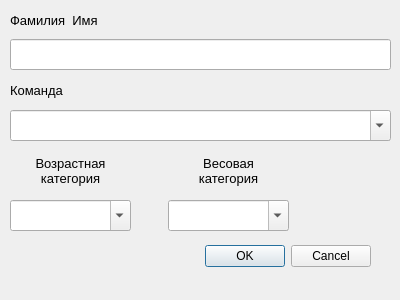
<?xml version="1.0" encoding="UTF-8"?>
<ui version="4.0">
 <class>dlgAddOne</class>
 <widget class="QDialog" name="dlgAddOne">
  <property name="geometry">
   <rect>
    <x>0</x>
    <y>0</y>
    <width>400</width>
    <height>300</height>
   </rect>
  </property>
  <property name="windowTitle">
   <string>Dialog</string>
  </property>
  <widget class="QDialogButtonBox" name="buttonBox">
   <property name="geometry">
    <rect>
     <x>30</x>
     <y>240</y>
     <width>341</width>
     <height>32</height>
    </rect>
   </property>
   <property name="orientation">
    <enum>Qt::Horizontal</enum>
   </property>
   <property name="standardButtons">
    <set>QDialogButtonBox::Cancel|QDialogButtonBox::Ok</set>
   </property>
  </widget>
  <widget class="QLineEdit" name="leName">
   <property name="geometry">
    <rect>
     <x>10</x>
     <y>39</y>
     <width>381</width>
     <height>31</height>
    </rect>
   </property>
   <property name="font">
    <font>
     <pointsize>10</pointsize>
    </font>
   </property>
  </widget>
  <widget class="QComboBox" name="cbAge">
   <property name="geometry">
    <rect>
     <x>10</x>
     <y>200</y>
     <width>121</width>
     <height>31</height>
    </rect>
   </property>
   <property name="font">
    <font>
     <pointsize>10</pointsize>
    </font>
   </property>
   <property name="editable">
    <bool>true</bool>
   </property>
  </widget>
  <widget class="QComboBox" name="cbWeight">
   <property name="enabled">
    <bool>true</bool>
   </property>
   <property name="geometry">
    <rect>
     <x>168</x>
     <y>200</y>
     <width>121</width>
     <height>31</height>
    </rect>
   </property>
   <property name="font">
    <font>
     <pointsize>10</pointsize>
    </font>
   </property>
   <property name="editable">
    <bool>true</bool>
   </property>
  </widget>
  <widget class="QLabel" name="label">
   <property name="geometry">
    <rect>
     <x>10</x>
     <y>10</y>
     <width>181</width>
     <height>20</height>
    </rect>
   </property>
   <property name="font">
    <font>
     <pointsize>10</pointsize>
    </font>
   </property>
   <property name="text">
    <string>Фамилия  Имя</string>
   </property>
  </widget>
  <widget class="QLabel" name="lblRegion">
   <property name="geometry">
    <rect>
     <x>10</x>
     <y>80</y>
     <width>181</width>
     <height>20</height>
    </rect>
   </property>
   <property name="font">
    <font>
     <pointsize>10</pointsize>
    </font>
   </property>
   <property name="text">
    <string>Команда</string>
   </property>
  </widget>
  <widget class="QLabel" name="label_3">
   <property name="geometry">
    <rect>
     <x>10</x>
     <y>150</y>
     <width>121</width>
     <height>41</height>
    </rect>
   </property>
   <property name="font">
    <font>
     <pointsize>10</pointsize>
    </font>
   </property>
   <property name="text">
    <string>Возрастная
категория</string>
   </property>
   <property name="alignment">
    <set>Qt::AlignCenter</set>
   </property>
  </widget>
  <widget class="QLabel" name="label_4">
   <property name="geometry">
    <rect>
     <x>168</x>
     <y>150</y>
     <width>121</width>
     <height>41</height>
    </rect>
   </property>
   <property name="font">
    <font>
     <pointsize>10</pointsize>
    </font>
   </property>
   <property name="text">
    <string>Весовая
категория</string>
   </property>
   <property name="alignment">
    <set>Qt::AlignCenter</set>
   </property>
  </widget>
  <widget class="QComboBox" name="cbTeam">
   <property name="geometry">
    <rect>
     <x>10</x>
     <y>110</y>
     <width>381</width>
     <height>31</height>
    </rect>
   </property>
   <property name="font">
    <font>
     <pointsize>10</pointsize>
    </font>
   </property>
   <property name="editable">
    <bool>true</bool>
   </property>
  </widget>
 </widget>
 <resources/>
 <connections>
  <connection>
   <sender>buttonBox</sender>
   <signal>accepted()</signal>
   <receiver>dlgAddOne</receiver>
   <slot>accept()</slot>
   <hints>
    <hint type="sourcelabel">
     <x>248</x>
     <y>254</y>
    </hint>
    <hint type="destinationlabel">
     <x>157</x>
     <y>274</y>
    </hint>
   </hints>
  </connection>
  <connection>
   <sender>buttonBox</sender>
   <signal>rejected()</signal>
   <receiver>dlgAddOne</receiver>
   <slot>reject()</slot>
   <hints>
    <hint type="sourcelabel">
     <x>316</x>
     <y>260</y>
    </hint>
    <hint type="destinationlabel">
     <x>286</x>
     <y>274</y>
    </hint>
   </hints>
  </connection>
 </connections>
</ui>
